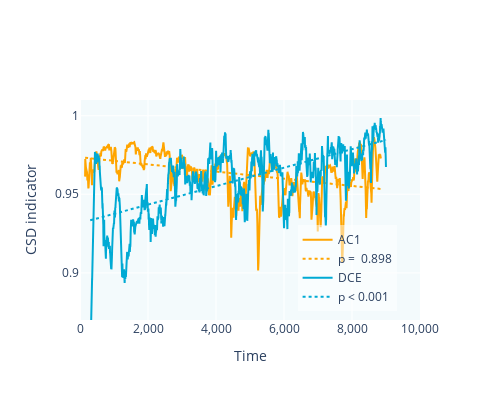

Notebook cell for this chart:
### Code cell
fig = go.Figure()

fig.add_trace(go.Scatter(x=center_points, y=ac1_saddle_node_RisX, mode='lines', name='AC1', line=dict(color='orange')))
if pv_AC1 < 0.001:
    fig.add_trace(go.Scatter(x=center_points, y=slope_AC1 * center_points + intercept_AC1, mode='lines', 
                             line=dict(color='orange', dash="dot"), name=f'p < 0.001'))
else:
    fig.add_trace(go.Scatter(x=center_points, y=slope_AC1 * center_points + intercept_AC1, mode='lines', 
                             line=dict(color='orange', dash="dot"), name=f'p = {pv_AC1: .3f}'))


fig.add_trace(go.Scatter(x=center_points+window_length/2, y=causalLinReg_saddle_node_RisX, mode='lines', name='DCE', line=dict(color='#00AAD4')))
if pv_DCE < 0.001:
    fig.add_trace(go.Scatter(x=center_points+window_length/2, y=slope_DCE * (center_points+window_length/2) + intercept_DCE, mode='lines', 
                             line=dict(color='#00AAD4', dash="dot"), name=f'p < 0.001'))
else:
    fig.add_trace(go.Scatter(x=center_points+window_length/2, y=slope_DCE * (center_points+window_length/2) + intercept_DCE,mode='lines', 
                             line=dict(color='#00AAD4', dash="dot"), name=f'p = {pv_DCE: .3f}'))

fig.update_layout(xaxis_title='Time', 
                  yaxis_title='CSD indicator',
                  width=500, height=400,
                  legend=dict(x=0.64, y=0.04, traceorder='normal', bgcolor='rgba(255, 255, 255, 0.5)'),
                  xaxis=dict(range=[0, 10000], tickvals=[0, 2000, 4000, 6000, 8000, 10000], ticktext=['0', '2,000', '4,000', '6,000', '8,000', '10,000']),
                  yaxis=dict(range=[0.87, 1.01], tickvals=[0.9, 0.95, 1], ticktext=['0.9', '0.95', '1']),
                    plot_bgcolor='rgba(215, 238, 244, 0.3)',    # plotting area
                    paper_bgcolor='rgba(0, 0, 0, 0)',  # entire plot background

)
fig.show()

### Figure 1 — Plotly figure (JSON) as saved in the notebook; plotly's stock layout.template omitted (floating-point values rounded to 4 significant figures; data arrays with more than 128 entries replaced by an {"elided": "..."} marker saying what was removed)
{"data": [{"line": {"color": "orange"}, "mode": "lines", "name": "AC1", "type": "scatter", "x": {"elided": "8700 int values"}, "y": {"elided": "8700 float values"}}, {"line": {"color": "orange", "dash": "dot"}, "mode": "lines", "name": "p =  0.898", "type": "scatter", "x": {"elided": "8700 int values"}, "y": {"elided": "8700 float values"}}, {"line": {"color": "#00AAD4"}, "mode": "lines", "name": "DCE", "type": "scatter", "x": {"elided": "8700 float values"}, "y": {"elided": "8700 float values"}}, {"line": {"color": "#00AAD4", "dash": "dot"}, "mode": "lines", "name": "p < 0.001", "type": "scatter", "x": {"elided": "8700 float values"}, "y": {"elided": "8700 float values"}}], "layout": {"height": 400, "legend": {"bgcolor": "rgba(255, 255, 255, 0.5)", "traceorder": "normal", "x": 0.64, "y": 0.04}, "paper_bgcolor": "rgba(0, 0, 0, 0)", "plot_bgcolor": "rgba(215, 238, 244, 0.3)", "width": 500, "xaxis": {"range": [0, 10000], "ticktext": ["0", "2,000", "4,000", "6,000", "8,000", "10,000"], "tickvals": [0, 2000, 4000, 6000, 8000, 10000], "title": {"text": "Time"}}, "yaxis": {"range": [0.87, 1.01], "ticktext": ["0.9", "0.95", "1"], "tickvals": [0.9, 0.95, 1], "title": {"text": "CSD indicator"}}}}
